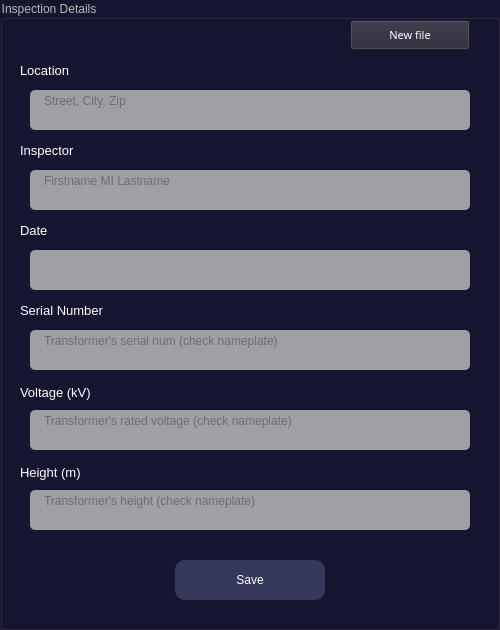
          <widget class="QGroupBox" name="inspectionDetails">
           <property name="geometry">
            <rect>
             <x>50</x>
             <y>20</y>
             <width>500</width>
             <height>630</height>
            </rect>
           </property>
           <property name="sizePolicy">
            <sizepolicy hsizetype="Ignored" vsizetype="Ignored">
             <horstretch>0</horstretch>
             <verstretch>0</verstretch>
            </sizepolicy>
           </property>
           <property name="styleSheet">
            <string notr="true">background-color: #161530;
font: 10pt &quot;Dosis&quot;;
color: #b7bab9;</string>
           </property>
           <property name="title">
            <string>Inspection Details</string>
           </property>
           <widget class="QPushButton" name="saveDetails">
            <property name="geometry">
             <rect>
              <x>175</x>
              <y>560</y>
              <width>150</width>
              <height>40</height>
             </rect>
            </property>
            <property name="cursor">
             <cursorShape>PointingHandCursor</cursorShape>
            </property>
            <property name="styleSheet">
             <string notr="true">QPushButton{
background-color: rgb(53, 58, 90);
color: rgb(255, 255, 255);
border-radius: 10px;
}
QPushButton::Hover{
	background-color: rgb(121, 124, 145);
}</string>
            </property>
            <property name="text">
             <string>Save</string>
            </property>
           </widget>
           <widget class="QLabel" name="locationLabel">
            <property name="geometry">
             <rect>
              <x>20</x>
              <y>60</y>
              <width>140</width>
              <height>20</height>
             </rect>
            </property>
            <property name="styleSheet">
             <string notr="true">font: 10pt;
color: rgb(255, 255, 255);</string>
            </property>
            <property name="text">
             <string>Location</string>
            </property>
           </widget>
           <widget class="QLabel" name="dateLabel">
            <property name="geometry">
             <rect>
              <x>20</x>
              <y>220</y>
              <width>140</width>
              <height>20</height>
             </rect>
            </property>
            <property name="styleSheet">
             <string notr="true">font: 10pt;
color: rgb(255, 255, 255);</string>
            </property>
            <property name="text">
             <string>Date</string>
            </property>
           </widget>
           <widget class="QLabel" name="serialnumLabel">
            <property name="geometry">
             <rect>
              <x>20</x>
              <y>300</y>
              <width>140</width>
              <height>20</height>
             </rect>
            </property>
            <property name="styleSheet">
             <string notr="true">font: 10pt;
color: rgb(255, 255, 255);</string>
            </property>
            <property name="text">
             <string>Serial Number</string>
            </property>
           </widget>
           <widget class="QLabel" name="inspectorLabel">
            <property name="geometry">
             <rect>
              <x>20</x>
              <y>140</y>
              <width>140</width>
              <height>20</height>
             </rect>
            </property>
            <property name="styleSheet">
             <string notr="true">font: 10pt;
color: rgb(255, 255, 255);</string>
            </property>
            <property name="text">
             <string>Inspector</string>
            </property>
           </widget>
           <widget class="QLabel" name="heightLabel">
            <property name="geometry">
             <rect>
              <x>20</x>
              <y>460</y>
              <width>140</width>
              <height>25</height>
             </rect>
            </property>
            <property name="styleSheet">
             <string notr="true">font: 10pt;
color: rgb(255, 255, 255);</string>
            </property>
            <property name="text">
             <string>Height (m)</string>
            </property>
           </widget>
           <widget class="QLabel" name="voltageLabel">
            <property name="geometry">
             <rect>
              <x>20</x>
              <y>380</y>
              <width>140</width>
              <height>25</height>
             </rect>
            </property>
            <property name="styleSheet">
             <string notr="true">font: 10pt;
color: rgb(255, 255, 255);</string>
            </property>
            <property name="text">
             <string>Voltage (kV)</string>
            </property>
           </widget>
           <widget class="QTextEdit" name="locationText">
            <property name="geometry">
             <rect>
              <x>30</x>
              <y>90</y>
              <width>440</width>
              <height>40</height>
             </rect>
            </property>
            <property name="mouseTracking">
             <bool>false</bool>
            </property>
            <property name="contextMenuPolicy">
             <enum>Qt::NoContextMenu</enum>
            </property>
            <property name="styleSheet">
             <string notr="true">QTextEdit{
background-color: rgb(159, 159, 166);
color: #383a3a;
font: 63 10pt &quot;Dosis SemiBold&quot;;
padding-left: 10px;
border-radius: 5px;
}</string>
            </property>
            <property name="verticalScrollBarPolicy">
             <enum>Qt::ScrollBarAlwaysOff</enum>
            </property>
            <property name="html">
             <string>&lt;!DOCTYPE HTML PUBLIC &quot;-//W3C//DTD HTML 4.0//EN&quot; &quot;http://www.w3.org/TR/REC-html40/strict.dtd&quot;&gt;
&lt;html&gt;&lt;head&gt;&lt;meta name=&quot;qrichtext&quot; content=&quot;1&quot; /&gt;&lt;style type=&quot;text/css&quot;&gt;
p, li { white-space: pre-wrap; }
&lt;/style&gt;&lt;/head&gt;&lt;body style=&quot; font-family:'Dosis SemiBold'; font-size:10pt; font-weight:56; font-style:normal;&quot;&gt;
&lt;p style=&quot;-qt-paragraph-type:empty; margin-top:0px; margin-bottom:0px; margin-left:0px; margin-right:0px; -qt-block-indent:0; text-indent:0px; font-family:'Dosis'; font-weight:600;&quot;&gt;&lt;br /&gt;&lt;/p&gt;&lt;/body&gt;&lt;/html&gt;</string>
            </property>
            <property name="placeholderText">
             <string>Street, City, Zip</string>
            </property>
           </widget>
           <widget class="QTextEdit" name="inspectorText">
            <property name="geometry">
             <rect>
              <x>30</x>
              <y>170</y>
              <width>440</width>
              <height>40</height>
             </rect>
            </property>
            <property name="contextMenuPolicy">
             <enum>Qt::NoContextMenu</enum>
            </property>
            <property name="styleSheet">
             <string notr="true">QTextEdit{
background-color: rgb(159, 159, 166);
color: #383a3a;
font: 63 10pt &quot;Dosis SemiBold&quot;;
padding-left: 10px;
border-radius: 5px;
}</string>
            </property>
            <property name="verticalScrollBarPolicy">
             <enum>Qt::ScrollBarAlwaysOff</enum>
            </property>
            <property name="sizeAdjustPolicy">
             <enum>QAbstractScrollArea::AdjustToContents</enum>
            </property>
            <property name="html">
             <string>&lt;!DOCTYPE HTML PUBLIC &quot;-//W3C//DTD HTML 4.0//EN&quot; &quot;http://www.w3.org/TR/REC-html40/strict.dtd&quot;&gt;
&lt;html&gt;&lt;head&gt;&lt;meta name=&quot;qrichtext&quot; content=&quot;1&quot; /&gt;&lt;style type=&quot;text/css&quot;&gt;
p, li { white-space: pre-wrap; }
&lt;/style&gt;&lt;/head&gt;&lt;body style=&quot; font-family:'Dosis SemiBold'; font-size:10pt; font-weight:56; font-style:normal;&quot;&gt;
&lt;p style=&quot;-qt-paragraph-type:empty; margin-top:0px; margin-bottom:0px; margin-left:0px; margin-right:0px; -qt-block-indent:0; text-indent:0px; font-family:'Dosis'; font-weight:600;&quot;&gt;&lt;br /&gt;&lt;/p&gt;&lt;/body&gt;&lt;/html&gt;</string>
            </property>
            <property name="placeholderText">
             <string>Firstname MI Lastname</string>
            </property>
           </widget>
           <widget class="QTextEdit" name="dateText">
            <property name="geometry">
             <rect>
              <x>30</x>
              <y>250</y>
              <width>440</width>
              <height>40</height>
             </rect>
            </property>
            <property name="cursor" stdset="0">
             <cursorShape>ForbiddenCursor</cursorShape>
            </property>
            <property name="contextMenuPolicy">
             <enum>Qt::NoContextMenu</enum>
            </property>
            <property name="styleSheet">
             <string notr="true">QTextEdit{
background-color: rgb(159, 159, 166);
color: #383a3a;
font: 63 10pt &quot;Dosis SemiBold&quot;;
padding-left: 10px;
border-radius: 5px;
}</string>
            </property>
            <property name="verticalScrollBarPolicy">
             <enum>Qt::ScrollBarAlwaysOff</enum>
            </property>
            <property name="horizontalScrollBarPolicy">
             <enum>Qt::ScrollBarAsNeeded</enum>
            </property>
            <property name="html">
             <string>&lt;!DOCTYPE HTML PUBLIC &quot;-//W3C//DTD HTML 4.0//EN&quot; &quot;http://www.w3.org/TR/REC-html40/strict.dtd&quot;&gt;
&lt;html&gt;&lt;head&gt;&lt;meta name=&quot;qrichtext&quot; content=&quot;1&quot; /&gt;&lt;style type=&quot;text/css&quot;&gt;
p, li { white-space: pre-wrap; }
&lt;/style&gt;&lt;/head&gt;&lt;body style=&quot; font-family:'Dosis SemiBold'; font-size:10pt; font-weight:56; font-style:normal;&quot;&gt;
&lt;p style=&quot;-qt-paragraph-type:empty; margin-top:0px; margin-bottom:0px; margin-left:0px; margin-right:0px; -qt-block-indent:0; text-indent:0px; font-family:'Dosis'; font-weight:600;&quot;&gt;&lt;br /&gt;&lt;/p&gt;&lt;/body&gt;&lt;/html&gt;</string>
            </property>
            <property name="textInteractionFlags">
             <set>Qt::TextSelectableByKeyboard|Qt::TextSelectableByMouse</set>
            </property>
            <property name="placeholderText">
             <string/>
            </property>
           </widget>
           <widget class="QTextEdit" name="serialnumText">
            <property name="geometry">
             <rect>
              <x>30</x>
              <y>330</y>
              <width>440</width>
              <height>40</height>
             </rect>
            </property>
            <property name="contextMenuPolicy">
             <enum>Qt::NoContextMenu</enum>
            </property>
            <property name="styleSheet">
             <string notr="true">QTextEdit{
background-color: rgb(159, 159, 166);
color: #383a3a;
font: 63 10pt &quot;Dosis SemiBold&quot;;
padding-left: 10px;
border-radius: 5px;
}</string>
            </property>
            <property name="verticalScrollBarPolicy">
             <enum>Qt::ScrollBarAlwaysOff</enum>
            </property>
            <property name="html">
             <string>&lt;!DOCTYPE HTML PUBLIC &quot;-//W3C//DTD HTML 4.0//EN&quot; &quot;http://www.w3.org/TR/REC-html40/strict.dtd&quot;&gt;
&lt;html&gt;&lt;head&gt;&lt;meta name=&quot;qrichtext&quot; content=&quot;1&quot; /&gt;&lt;style type=&quot;text/css&quot;&gt;
p, li { white-space: pre-wrap; }
&lt;/style&gt;&lt;/head&gt;&lt;body style=&quot; font-family:'Dosis SemiBold'; font-size:10pt; font-weight:56; font-style:normal;&quot;&gt;
&lt;p style=&quot;-qt-paragraph-type:empty; margin-top:0px; margin-bottom:0px; margin-left:0px; margin-right:0px; -qt-block-indent:0; text-indent:0px; font-family:'Dosis'; font-weight:600;&quot;&gt;&lt;br /&gt;&lt;/p&gt;&lt;/body&gt;&lt;/html&gt;</string>
            </property>
            <property name="overwriteMode">
             <bool>false</bool>
            </property>
            <property name="placeholderText">
             <string>Transformer's serial num (check nameplate)</string>
            </property>
           </widget>
           <widget class="QTextEdit" name="voltageText">
            <property name="geometry">
             <rect>
              <x>30</x>
              <y>410</y>
              <width>440</width>
              <height>40</height>
             </rect>
            </property>
            <property name="contextMenuPolicy">
             <enum>Qt::NoContextMenu</enum>
            </property>
            <property name="styleSheet">
             <string notr="true">QTextEdit{
background-color: rgb(159, 159, 166);
color: #383a3a;
font: 63 10pt &quot;Dosis SemiBold&quot;;
padding-left: 10px;
border-radius: 5px;
}</string>
            </property>
            <property name="verticalScrollBarPolicy">
             <enum>Qt::ScrollBarAlwaysOff</enum>
            </property>
            <property name="html">
             <string>&lt;!DOCTYPE HTML PUBLIC &quot;-//W3C//DTD HTML 4.0//EN&quot; &quot;http://www.w3.org/TR/REC-html40/strict.dtd&quot;&gt;
&lt;html&gt;&lt;head&gt;&lt;meta name=&quot;qrichtext&quot; content=&quot;1&quot; /&gt;&lt;style type=&quot;text/css&quot;&gt;
p, li { white-space: pre-wrap; }
&lt;/style&gt;&lt;/head&gt;&lt;body style=&quot; font-family:'Dosis SemiBold'; font-size:10pt; font-weight:56; font-style:normal;&quot;&gt;
&lt;p style=&quot;-qt-paragraph-type:empty; margin-top:0px; margin-bottom:0px; margin-left:0px; margin-right:0px; -qt-block-indent:0; text-indent:0px; font-family:'Dosis'; font-weight:600;&quot;&gt;&lt;br /&gt;&lt;/p&gt;&lt;/body&gt;&lt;/html&gt;</string>
            </property>
            <property name="placeholderText">
             <string>Transformer's rated voltage (check nameplate)</string>
            </property>
           </widget>
           <widget class="QTextEdit" name="heightText">
            <property name="geometry">
             <rect>
              <x>30</x>
              <y>490</y>
              <width>440</width>
              <height>40</height>
             </rect>
            </property>
            <property name="contextMenuPolicy">
             <enum>Qt::NoContextMenu</enum>
            </property>
            <property name="styleSheet">
             <string notr="true">QTextEdit{
background-color: rgb(159, 159, 166);
color: #383a3a;
font: 63 10pt &quot;Dosis SemiBold&quot;;
padding-left: 10px;
border-radius: 5px;
}</string>
            </property>
            <property name="verticalScrollBarPolicy">
             <enum>Qt::ScrollBarAlwaysOff</enum>
            </property>
            <property name="html">
             <string>&lt;!DOCTYPE HTML PUBLIC &quot;-//W3C//DTD HTML 4.0//EN&quot; &quot;http://www.w3.org/TR/REC-html40/strict.dtd&quot;&gt;
&lt;html&gt;&lt;head&gt;&lt;meta name=&quot;qrichtext&quot; content=&quot;1&quot; /&gt;&lt;style type=&quot;text/css&quot;&gt;
p, li { white-space: pre-wrap; }
&lt;/style&gt;&lt;/head&gt;&lt;body style=&quot; font-family:'Dosis SemiBold'; font-size:10pt; font-weight:56; font-style:normal;&quot;&gt;
&lt;p style=&quot;-qt-paragraph-type:empty; margin-top:0px; margin-bottom:0px; margin-left:0px; margin-right:0px; -qt-block-indent:0; text-indent:0px; font-family:'Dosis'; font-weight:792;&quot;&gt;&lt;br /&gt;&lt;/p&gt;&lt;/body&gt;&lt;/html&gt;</string>
            </property>
            <property name="placeholderText">
             <string>Transformer's height (check nameplate)</string>
            </property>
           </widget>
           <widget class="QPushButton" name="newFile">
            <property name="geometry">
             <rect>
              <x>350</x>
              <y>20</y>
              <width>120</width>
              <height>30</height>
             </rect>
            </property>
            <property name="font">
             <font>
              <family>Dosis</family>
              <pointsize>8</pointsize>
              <weight>50</weight>
              <italic>false</italic>
              <bold>false</bold>
             </font>
            </property>
            <property name="cursor">
             <cursorShape>ForbiddenCursor</cursorShape>
            </property>
            <property name="styleSheet">
             <string notr="true">QPushButton{
background-color: rgb(39, 39, 54);
color: rgb(255, 255, 255);
font: 8pt &quot;Dosis&quot;;
}</string>
            </property>
            <property name="text">
             <string>New file</string>
            </property>
           </widget>
          </widget>
